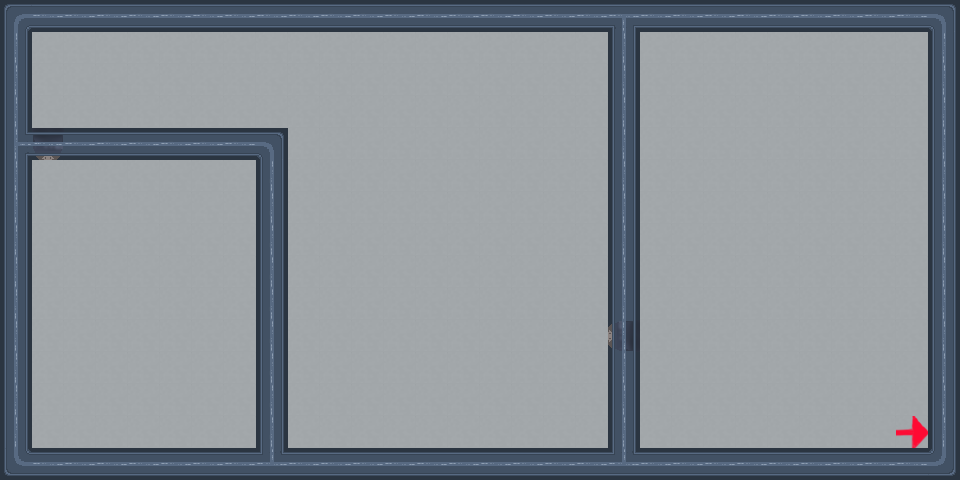

Below is a game level as drawn by its tile map, then a one-line description and the .tmx file that defines it, in full:
An orthogonal 30x15 tile map with 32x32 px tiles, 3 tile layers (floor, walls, doors) and 25 objects (16x point, 9x spawn).

<map version="1.5" tiledversion="1.5.0" orientation="orthogonal" renderorder="right-down" width="30" height="15" tilewidth="32" tileheight="32" infinite="0" nextlayerid="15" nextobjectid="37">
 <tileset firstgid="1" source="../tilemaps/flawless.tsx" />
 <layer id="1" name="floor" width="30" height="15" locked="1">
  <data encoding="csv">
0,37,37,37,37,37,37,37,37,37,37,37,37,37,37,37,37,37,37,37,37,37,37,37,37,37,37,37,37,37,
0,37,37,37,37,37,37,37,37,37,37,37,37,37,37,37,37,37,37,37,37,37,37,37,37,37,37,37,37,37,
0,37,37,37,37,37,37,37,37,37,37,37,37,37,37,37,37,37,37,37,37,37,37,37,37,37,37,37,37,37,
0,37,37,37,37,37,37,37,37,37,37,37,37,37,37,37,37,37,37,37,37,37,37,37,37,37,37,37,37,37,
0,37,37,37,37,37,37,37,37,37,37,37,37,37,37,37,37,37,37,37,37,37,37,37,37,37,37,37,37,37,
0,37,37,37,37,37,37,37,37,37,37,37,37,37,37,37,37,37,37,37,37,37,37,37,37,37,37,37,37,37,
0,37,37,37,37,37,37,37,37,37,37,37,37,37,37,37,37,37,37,37,37,37,37,37,37,37,37,37,37,37,
0,37,37,37,37,37,37,37,37,37,37,37,37,37,37,37,37,37,37,37,37,37,37,37,37,37,37,37,37,37,
0,37,37,37,37,37,37,37,37,37,37,37,37,37,37,37,37,37,37,37,37,37,37,37,37,37,37,37,37,37,
0,37,37,37,37,37,37,37,37,37,37,37,37,37,37,37,37,37,37,37,37,37,37,37,37,37,37,37,37,37,
0,37,37,37,37,37,37,37,37,37,37,37,37,37,37,37,37,37,37,37,37,37,37,37,37,37,37,37,37,37,
0,37,37,37,37,37,37,37,37,37,37,37,37,37,37,37,37,37,37,37,37,37,37,37,37,37,37,37,37,37,
0,37,37,37,37,37,37,37,37,37,37,37,37,37,37,37,37,37,37,37,37,37,37,37,37,37,37,37,37,37,
0,37,37,37,37,37,37,37,37,37,37,37,37,37,37,37,37,37,37,37,37,37,37,37,37,37,37,37,37,37,
0,0,0,0,0,0,0,0,0,0,0,0,0,0,0,0,0,0,0,0,0,0,0,0,0,0,0,0,0,0
</data>
 </layer>
 <layer id="2" name="walls" width="30" height="15" locked="1">
  <data encoding="csv">
1610612771,2684354565,2684354565,2684354565,2684354565,2684354565,2684354565,2684354565,2684354565,2684354565,2684354565,2684354565,2684354565,2684354565,2684354565,2684354565,2684354565,2684354565,2684354565,15,2684354565,2684354565,2684354565,2684354565,2684354565,2684354565,2684354565,2684354565,2684354565,35,
3221225477,0,0,0,0,0,0,0,28,0,0,0,0,0,83,18,0,0,0,5,0,38,38,0,0,0,0,0,0,5,
3221225477,0,0,0,0,0,0,0,28,0,0,0,0,0,83,18,0,0,0,5,0,38,38,0,0,0,0,0,0,5,
3221225477,0,0,0,0,0,0,0,28,0,0,0,0,0,0,18,0,0,0,5,38,38,38,0,0,0,0,0,0,5,
1610612751,0,2684354565,2684354565,2684354565,2684354565,2684354565,2684354565,35,0,0,0,0,0,0,18,0,0,0,5,38,38,38,0,0,0,0,0,0,5,
3221225477,0,38,0,0,0,0,0,5,0,0,0,0,0,0,84,83,0,0,5,0,0,38,0,0,0,0,0,0,5,
3221225477,0,38,0,0,0,0,0,5,0,0,0,0,0,0,84,83,0,0,5,0,0,38,0,0,0,0,0,0,5,
3221225477,38,38,0,0,0,0,0,5,0,0,0,0,0,0,84,83,0,0,5,0,0,38,0,0,0,0,0,0,5,
3221225477,38,38,0,0,0,0,0,5,0,0,0,0,0,0,84,0,0,0,5,0,0,38,0,0,0,0,0,0,5,
3221225477,0,0,0,0,0,0,0,5,0,0,0,0,0,0,84,0,0,0,5,0,0,38,0,0,0,0,0,0,5,
3221225477,0,0,0,0,0,0,0,5,0,0,0,0,0,0,84,0,0,0,18,0,0,38,0,0,0,0,0,0,5,
3221225477,0,0,0,0,0,0,0,5,0,0,0,0,0,0,84,0,0,0,5,0,0,38,0,0,0,0,0,0,5,
3221225477,0,0,0,0,0,0,0,5,0,0,0,0,0,0,84,0,0,0,5,0,0,38,0,0,0,0,0,0,5,
3221225477,0,0,0,0,0,0,0,5,0,0,0,0,0,0,0,0,0,0,5,0,0,38,0,0,0,0,0,2684354568,5,
1610612761,2684354565,2684354565,2684354565,2684354565,2684354565,2684354565,2684354565,3221225487,2684354565,2684354565,2684354565,2684354565,2684354565,2684354565,2684354565,2684354565,2684354565,2684354565,3221225487,2684354565,2684354565,2684354565,2684354565,2684354565,2684354565,2684354565,2684354565,2684354565,2684354595
</data>
 </layer>
 <layer id="3" name="doors" width="30" height="15" locked="1">
  <data encoding="csv">
0,0,0,0,0,0,0,0,0,0,0,0,0,0,0,0,0,0,0,0,0,0,0,0,0,0,0,0,0,0,
0,0,0,0,0,0,0,0,0,0,0,0,0,0,0,0,0,0,0,0,0,0,0,0,0,0,0,0,0,0,
0,0,0,0,0,0,0,0,0,0,0,0,0,0,0,0,0,0,0,0,0,0,0,0,0,0,0,0,0,0,
0,0,0,0,0,0,0,0,0,0,0,0,0,0,0,0,0,0,0,0,0,0,0,0,0,0,0,0,0,0,
0,2684354627,0,0,0,0,0,0,0,0,0,0,0,0,0,0,0,0,0,0,0,0,0,0,0,0,0,0,0,0,
0,0,0,0,0,0,0,0,0,0,0,0,0,0,0,0,0,0,0,0,0,0,0,0,0,0,0,0,0,0,
0,0,0,0,0,0,0,0,0,0,0,0,0,0,0,0,0,0,0,0,0,0,0,0,0,0,0,0,0,0,
0,0,0,0,0,0,0,0,0,0,0,0,0,0,0,0,0,0,0,0,0,0,0,0,0,0,0,0,0,0,
0,0,0,0,0,0,0,0,0,0,0,0,0,0,0,0,0,0,0,0,0,0,0,0,0,0,0,0,0,0,
0,0,0,0,0,0,0,0,0,0,0,0,0,0,0,0,0,0,0,0,0,0,0,0,0,0,0,0,0,0,
0,0,0,0,0,0,0,0,0,0,0,0,0,0,0,0,0,0,0,57,0,0,0,0,0,0,0,0,18,18,
0,0,0,0,0,0,0,0,0,0,0,0,0,0,0,0,0,0,0,0,0,0,0,0,0,0,0,0,0,0,
0,0,0,0,0,0,0,0,0,0,0,0,0,0,0,0,0,0,0,0,0,0,0,0,0,0,0,0,0,0,
0,0,0,0,0,0,0,0,0,0,0,0,0,0,0,0,0,0,0,0,0,0,0,0,0,0,0,0,0,0,
0,0,0,0,0,0,0,0,0,0,0,0,0,0,0,0,0,0,0,0,0,0,0,0,0,0,0,0,0,0
</data>
 </layer>
 <objectgroup id="9" name="exit" locked="1">
  <properties>
   <property name="type" value="exit" />
  </properties>
  <object id="18" name="exit" type="spawn" x="896" y="416" width="32" height="32" />
 </objectgroup>
 <objectgroup id="5" name="player_spawn" locked="1">
  <properties>
   <property name="type" value="player_spawn" />
  </properties>
  <object id="5" name="player_spawn" type="spawn" x="32" y="416" width="32" height="32" />
 </objectgroup>
 <objectgroup color="#ff0000" id="4" name="guard1" locked="1">
  <properties>
   <property name="type" value="guard" />
  </properties>
  <object id="1" name="guard1_spawn" type="spawn" x="160" y="352" width="32" height="32" />
  <object id="2" name="0" type="point" x="224" y="352" width="32" height="32" />
  <object id="3" name="1" type="point" x="224" y="416" width="32" height="32" />
  <object id="4" name="2" type="point" x="160" y="416" width="32" height="32" />
 </objectgroup>
 <objectgroup color="#ff007f" id="11" name="guard3">
  <properties>
   <property name="type" value="guard" />
  </properties>
  <object id="20" name="guard3_spawn" type="spawn" x="448" y="256" width="32" height="32" />
  <object id="21" name="0" type="point" x="448" y="384" width="32" height="32" />
  <object id="22" name="1" type="point" x="320" y="384" width="32" height="32" />
  <object id="23" name="2" type="point" x="320" y="256" width="32" height="32" />
 </objectgroup>
 <objectgroup color="#55ffff" id="12" name="guard4">
  <properties>
   <property name="type" value="guard" />
  </properties>
  <object id="24" name="guard4_spawn" type="spawn" x="320" y="256" width="32" height="32" />
  <object id="25" name="0" type="point" x="448" y="256" width="32" height="32" />
  <object id="26" name="1" type="point" x="448" y="384" width="32" height="32" />
  <object id="27" name="2" type="point" x="320" y="384" width="32" height="32" />
 </objectgroup>
 <objectgroup color="#00aa00" id="13" name="guard5">
  <properties>
   <property name="type" value="guard" />
  </properties>
  <object id="28" name="guard5_spawn" type="spawn" x="320" y="384" width="32" height="32" />
  <object id="29" name="0" type="point" x="320" y="256" width="32" height="32" />
  <object id="30" name="1" type="point" x="448" y="256" width="32" height="32" />
  <object id="31" name="2" type="point" x="448" y="384" width="32" height="32" />
 </objectgroup>
 <objectgroup color="#5500ff" id="14" name="guard6">
  <properties>
   <property name="type" value="guard" />
  </properties>
  <object id="32" name="guard6_spawn" type="spawn" x="416" y="384" width="32" height="32" />
  <object id="33" name="0" type="point" x="320" y="384" width="32" height="32" />
  <object id="34" name="1" type="point" x="320" y="256" width="32" height="32" />
  <object id="35" name="2" type="point" x="448" y="256" width="32" height="32" />
  <object id="36" name="3" type="point" x="448" y="384" width="32" height="32" />
 </objectgroup>
 <objectgroup id="6" name="key1" locked="1">
  <properties>
   <property name="type" value="key" />
  </properties>
  <object id="6" name="key1" type="spawn" x="192" y="384" width="32" height="32" />
 </objectgroup>
 <objectgroup id="10" name="key3" locked="1">
  <properties>
   <property name="type" value="key" />
  </properties>
  <object id="19" name="key3" type="spawn" x="384" y="320" width="32" height="32" />
 </objectgroup>
</map>
